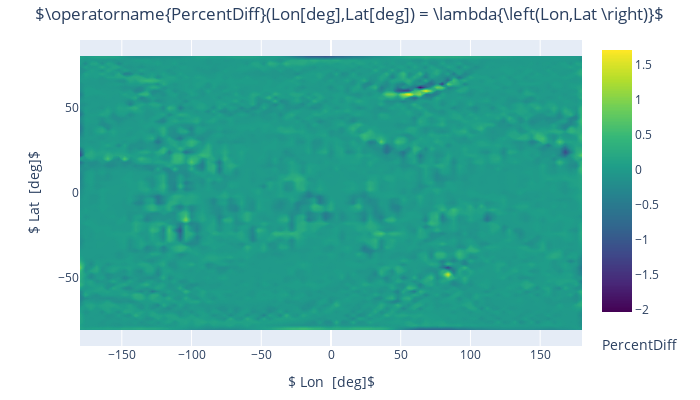

The notebook cell saved with this chart:
### Code cell
# Show the percent difference between the two. A percent difference of zero is an exact match.
# How well the reconstructed plot matches the model plot not only depends on the constellation arrangement,
#  but also on the reconstruction method chosen. The 'AvgMod_...' options typically result in the better
#  matches, but are not physically representative of what the constellation will 'see' in real data because
#  the two non-reconstructed dimensions are ignored in the input satellite trajectory (e.g. an average value 
#  for both height and time are used instead of the full range for a Lon-Lat reconstruction). The unmodified 
#  options ('Unmod_...') are thus recommended as the more physical comparison because the full set of input 
#  trajectory values are used.
toColor(recon.plot(PercentDiff=dict(Lon=recon.x,Lat=recon.y)))

### Figure 1 — Plotly figure (JSON) as saved in the notebook; plotly's stock layout.template omitted (floating-point values rounded to 4 significant figures; data arrays with more than 128 entries replaced by an {"elided": "..."} marker saying what was removed)
{"data": [{"colorbar": {"title": {"side": "bottom", "text": "PercentDiff"}}, "colorscale": [[0, "#440154"], [0.1111, "#482878"], [0.2222, "#3e4989"], [0.3333, "#31688e"], [0.4444, "#26828e"], [0.5556, "#1f9e89"], [0.6667, "#35b779"], [0.7778, "#6ece58"], [0.8889, "#b5de2b"], [1, "#fde725"]], "contours": {"coloring": "fill", "showlines": false}, "meta": "2d-grid", "ncontours": 200, "type": "contour", "x": [-180, -176, -172, -168, -164, -160, -156, -152, -148, -144, -140, -136, -132, -128, -124, -120, -116, -112, -108, -104, -100, -96, -92, -88, -84, -80, -76, -72, -68, -64, -60, -56, -52, -48, -44, -40, -36, -32, -28, -24, -20, -16, -12, -8, -4, 0, 4, 8, 12, 16, 20, 24, 28, 32, 36, 40, 44, 48, 52, 56, 60, 64, 68, 72, 76, 80, 84, 88, 92, 96, 100, 104, 108, 112, 116, 120, 124, 128, 132, 136, 140, 144, 148, 152, 156, 160, 164, 168, 172, 176, 180], "y": [-90, -88, -86, -84, -82, -80, -78, -76, -74, -72, -70, -68, -66, -64, -62, -60, -58, -56, -54, -52, -50, -48, -46, -44, -42, -40, -38, -36, -34, -32, -30, -28, -26, -24, -22, -20, -18, -16, -14, -12, -10, -8, -6, -4, -2, 0, 2, 4, 6, 8, 10, 12, 14, 16, 18, 20, 22, 24, 26, 28, 30, 32, 34, 36, 38, 40, 42, 44, 46, 48, 50, 52, 54, 56, 58, 60, 62, 64, 66, 68, 70, 72, 74, 76, 78, 80, 82, 84, 86, 88, 90], "z": {"elided": "91x91 float values"}}], "layout": {"autosize": false, "height": 400, "margin": {"b": 32, "pad": 0, "r": 30, "t": 40}, "title": {"text": "$\\operatorname{PercentDiff}(Lon[deg],Lat[deg]) = \\lambda{\\left(Lon,Lat \\right)}$"}, "width": 700, "xaxis": {"title": {"text": "$ Lon  [deg]$"}}, "yaxis": {"title": {"text": "$ Lat  [deg]$"}}}}
